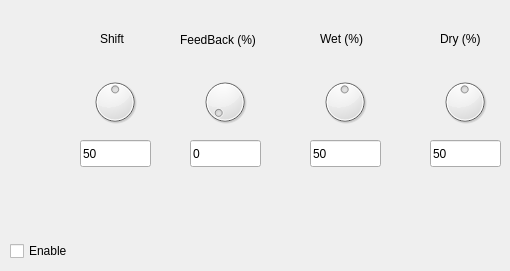
    <widget class="QWidget" name="tab_12">
     <attribute name="title">
      <string>Pitch Shift</string>
     </attribute>
     <widget class="QCheckBox" name="checkBox_8">
      <property name="geometry">
       <rect>
        <x>10</x>
        <y>240</y>
        <width>81</width>
        <height>22</height>
       </rect>
      </property>
      <property name="text">
       <string>Enable</string>
      </property>
     </widget>
     <widget class="QLabel" name="label_26">
      <property name="geometry">
       <rect>
        <x>180</x>
        <y>30</y>
        <width>91</width>
        <height>20</height>
       </rect>
      </property>
      <property name="text">
       <string>FeedBack (%)</string>
      </property>
     </widget>
     <widget class="QLabel" name="label_27">
      <property name="geometry">
       <rect>
        <x>320</x>
        <y>30</y>
        <width>61</width>
        <height>17</height>
       </rect>
      </property>
      <property name="text">
       <string>Wet (%)</string>
      </property>
     </widget>
     <widget class="QLineEdit" name="ShDryLE">
      <property name="geometry">
       <rect>
        <x>430</x>
        <y>140</y>
        <width>71</width>
        <height>27</height>
       </rect>
      </property>
      <property name="text">
       <string>50</string>
      </property>
     </widget>
     <widget class="QLineEdit" name="ShWetLE">
      <property name="geometry">
       <rect>
        <x>310</x>
        <y>140</y>
        <width>71</width>
        <height>27</height>
       </rect>
      </property>
      <property name="text">
       <string>50</string>
      </property>
     </widget>
     <widget class="QDial" name="ShDryDial">
      <property name="geometry">
       <rect>
        <x>440</x>
        <y>70</y>
        <width>50</width>
        <height>64</height>
       </rect>
      </property>
      <property name="minimum">
       <number>1</number>
      </property>
      <property name="maximum">
       <number>100</number>
      </property>
      <property name="value">
       <number>50</number>
      </property>
     </widget>
     <widget class="QDial" name="ShWetDial">
      <property name="geometry">
       <rect>
        <x>320</x>
        <y>70</y>
        <width>50</width>
        <height>64</height>
       </rect>
      </property>
      <property name="minimum">
       <number>1</number>
      </property>
      <property name="maximum">
       <number>100</number>
      </property>
      <property name="value">
       <number>50</number>
      </property>
     </widget>
     <widget class="QLabel" name="label_28">
      <property name="geometry">
       <rect>
        <x>100</x>
        <y>30</y>
        <width>41</width>
        <height>17</height>
       </rect>
      </property>
      <property name="text">
       <string>Shift</string>
      </property>
     </widget>
     <widget class="QLineEdit" name="ShShiftLE">
      <property name="geometry">
       <rect>
        <x>80</x>
        <y>140</y>
        <width>71</width>
        <height>27</height>
       </rect>
      </property>
      <property name="text">
       <string>50</string>
      </property>
     </widget>
     <widget class="QLineEdit" name="ShFeedbackLE">
      <property name="geometry">
       <rect>
        <x>190</x>
        <y>140</y>
        <width>71</width>
        <height>27</height>
       </rect>
      </property>
      <property name="text">
       <string>0</string>
      </property>
     </widget>
     <widget class="QDial" name="ShFeedbackDial">
      <property name="geometry">
       <rect>
        <x>200</x>
        <y>70</y>
        <width>50</width>
        <height>64</height>
       </rect>
      </property>
      <property name="maximum">
       <number>100</number>
      </property>
     </widget>
     <widget class="QLabel" name="label_29">
      <property name="geometry">
       <rect>
        <x>440</x>
        <y>30</y>
        <width>61</width>
        <height>17</height>
       </rect>
      </property>
      <property name="text">
       <string>Dry (%)</string>
      </property>
     </widget>
     <widget class="QDial" name="ShShiftDial">
      <property name="geometry">
       <rect>
        <x>90</x>
        <y>70</y>
        <width>50</width>
        <height>64</height>
       </rect>
      </property>
      <property name="minimum">
       <number>-10000</number>
      </property>
      <property name="maximum">
       <number>10000</number>
      </property>
      <property name="value">
       <number>50</number>
      </property>
     </widget>
     <zorder>checkBox_8</zorder>
     <zorder>label_26</zorder>
     <zorder>label_27</zorder>
     <zorder>ShWetLE</zorder>
     <zorder>ShDryDial</zorder>
     <zorder>ShWetDial</zorder>
     <zorder>label_28</zorder>
     <zorder>ShShiftLE</zorder>
     <zorder>ShFeedbackLE</zorder>
     <zorder>ShFeedbackDial</zorder>
     <zorder>label_29</zorder>
     <zorder>ShShiftDial</zorder>
     <zorder>ShDryLE</zorder>
    </widget>
